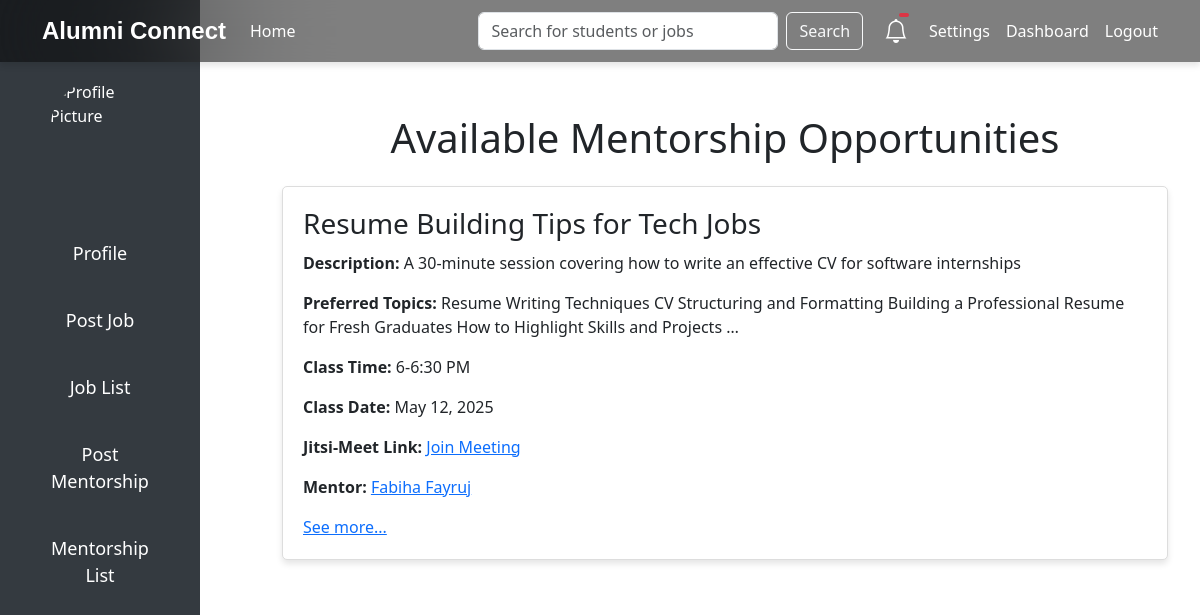
Screenshot of /mentorship_list/ with the database file from the repository.
### base/models.py (models this page shows, shortened)
class MentorshipPost(models.Model):
    title = models.CharField(max_length=255)
    description = models.TextField()
    preferred_topics = models.TextField()
    class_time = models.CharField(max_length=255)
    class_date = models.DateField()
    jitsi_meet_link = models.URLField()
    mentor = models.ForeignKey(User, on_delete=models.CASCADE)
    created_at = models.DateTimeField(auto_now_add=True)
    is_approved = models.BooleanField(default=False)

class StudentProfile(models.Model):
    ROLE_CHOICES = [
        ('Student', 'Student'),
        ('Alumni', 'Alumni'),
    ]
    user = models.OneToOneField(User, on_delete=models.CASCADE)
    student_id = models.CharField(max_length=20, unique=True, default="default_student_id")
    full_name = models.CharField(max_length=100, default="Unknown")
    profile_picture = models.ImageField(
        upload_to='profile_pictures/',
        default='default.png',
       validators=[FileExtensionValidator(
    allowed_extensions=['jpg', 'jpeg', 'png', 'gif'],
    message="Only image files with extensions jpg, jpeg, png, or gif are allowed."
)]
    )
    date_of_birth = models.DateField(default=now)
    degree = models.CharField(max_length=50, default="Undeclared")
    graduation_year = models.IntegerField(default=2000, null=True, blank=True)
    CGPA = models.FloatField(null=True, blank=True, default=0.0)
    graduation_certificate = models.FileField(
        upload_to='certificates/',
        default='certificates/default_certificate.pdf',
    )
    role = models.CharField(
        max_length=10,
        choices=ROLE_CHOICES,
        default='Student'
    )
    job_title = models.CharField(max_length=100, blank=True, null=True, default="Unemployed")
    company = models.CharField(max_length=100, blank=True, null=True, default="None")
    industry = models.CharField(max_length=100, blank=True, null=True, default="Unknown")
    tagline = models.CharField(max_length=255, blank=True, null=True, default="No tagline provided")
    location = models.CharField(max_length=100, blank=True, null=True, default="Unknown")
    bio = models.TextField(blank=True, null=True, default="No bio provided")
    work_experience = models.JSONField(blank=True, null=True, default=list)
    certifications = models.JSONField(blank=True, null=True, default=list)
    skills = models.JSONField(blank=True, null=True, default=list)
    projects = models.JSONField(blank=True, null=True, default=list)
    open_to_mentorship = models.BooleanField(default=False)
    offering_referrals = models.BooleanField(default=False)
    awards = models.JSONField(blank=True, null=True, default=list)
    linkedin = models.URLField(blank=True, null=True, default="https://linkedin.com")
    website = models.URLField(blank=True, null=True, default="https://example.com")
    github = models.URLField(blank=True, null=True, default="https://github.com")
    university_name = models.CharField(max_length=100, blank=True, null=True, default="Unknown")
    approved = models.BooleanField(default=False)

### base/views.py (the view)
# urls.py: path('mentorship_list/', views.mentorship_list, name='mentorship_list'),
def mentorship_list(request):
    mentorship_posts = MentorshipPost.objects.filter(is_approved=True).order_by('-created_at')
    return render(request, 'mentorship_list.html', {'mentorship_posts': mentorship_posts})

### Templates/mentorship_list.html (shortened to what this page needs)
<!DOCTYPE html>
<html lang="en">
<head>
    <link href="https://cdn.jsdelivr.net/npm/bootstrap@5.3.0/dist/css/bootstrap.min.css" rel="stylesheet">
    <link href="https://cdn.jsdelivr.net/npm/bootstrap-icons/font/bootstrap-icons.css" rel="stylesheet">
</head>
<body>
    {% include 'sidebar.html' %}
    {% include 'navbar_1.html' %}
    <div class="content">
        <div class="container">
            <h1 class="text-center my-4">Available Mentorship Opportunities</h1>
            {% for mentorship in mentorship_posts %}
        <div class="mentorship-card">
            <h3>{{ mentorship.title }}</h3>
            <p><strong>Description:</strong> {{ mentorship.description|truncatewords:20 }}</p>
            <p><strong>Preferred Topics:</strong> {{ mentorship.preferred_topics|truncatewords:20 }}</p>
            <p><strong>Class Time:</strong> {{ mentorship.class_time }}</p>
            <p><strong>Class Date:</strong> {{ mentorship.class_date|date:"M d, Y" }}</p>
            <p><strong>Jitsi-Meet Link:</strong> <a href="{{ mentorship.jitsi_meet_link }}" target="_blank">Join Meeting</a></p>
            <p><strong>Mentor:</strong> <a href="{% url 'profile' mentorship.mentor.id %}">{{ mentorship.mentor.studentprofile.full_name }}</a></p>
            <a href="{% url 'mentorship_detail' mentorship.id %}">See more...</a>
        </div>
{% endfor %}
        </div>
    </div>
</body>
</html>

### Templates/mentorship_list.html (style rules this page uses)
body { margin: 0; padding: 0; background-color: #f8f9fa; font-family: Arial, sans-serif; }
.mentorship-card { background-color: #fff; border: 1px solid #ddd; padding: 20px; border-radius: 5px; margin-bottom: 20px; box-shadow: 0 4px 6px rgba(0, 0, 0, 0.1); }
.mentorship-card h3 { margin-bottom: 10px; }
.content { margin-left: 200px; margin-top: 70px; padding: 20px; }

### Templates/sidebar.html (style rules this page uses)
body { margin: 0; padding: 0; display: flex; height: 100vh; background-color: #f8f9fa; }
.content { margin-left: 250px; padding: 20px; flex: 1; }

### rows the page displays
MentorshipPost: title "Resume Building Tips for Tech Jobs", description "A 30-minute session covering how to write an effective CV for software internships", preferred_topics "Resume Writing Techniques CV Structuring and Formatting Building a Professional Resume for Fresh Graduates How to Highlight Skills and Projects …", class_time "6-6:30 PM", class_date "May 12, 2025", mentor.studentprofile.full_name "Fabiha Fayruj"
